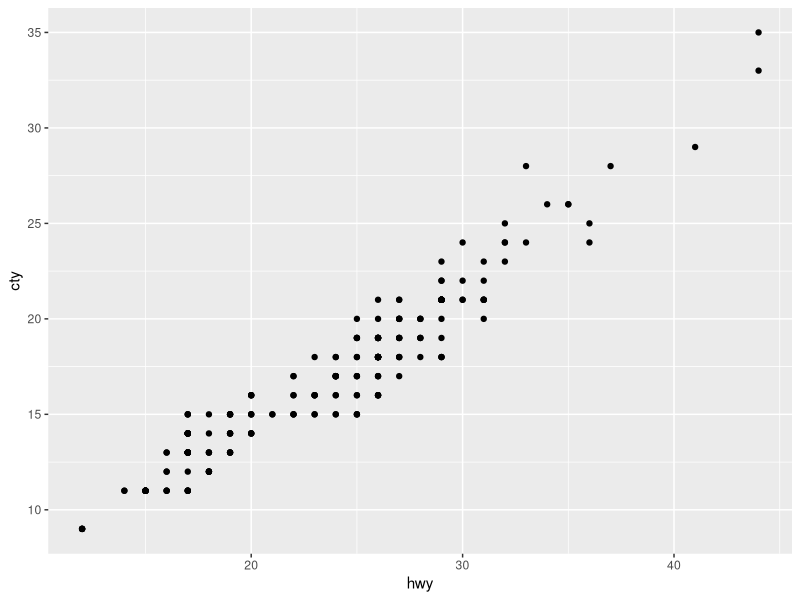
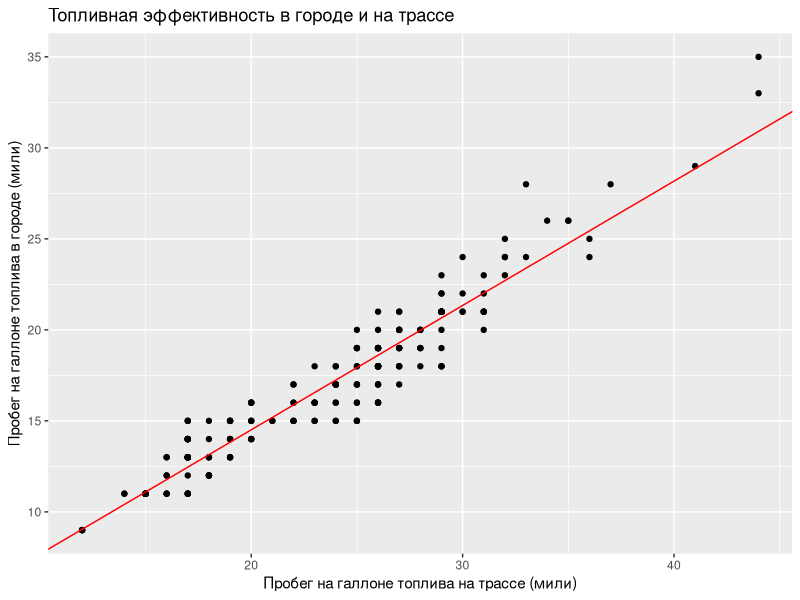
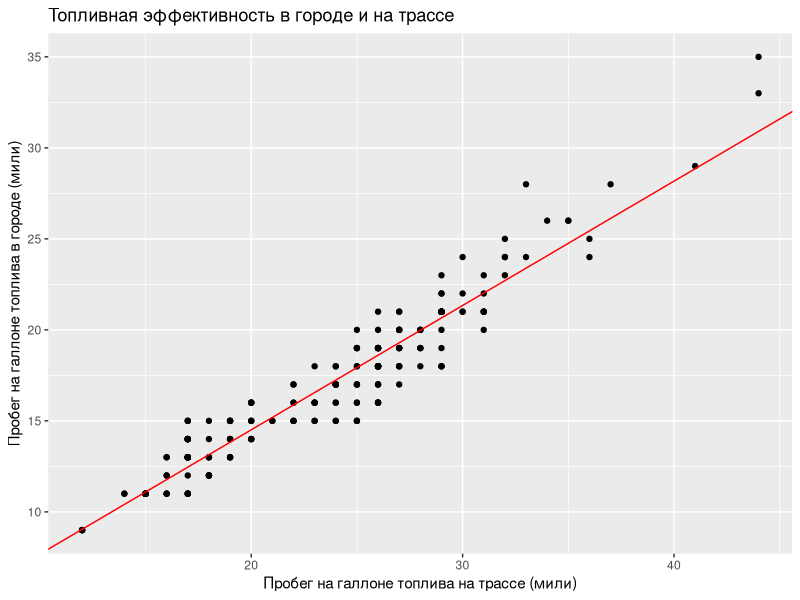

Reproduce these figures in R, in order.
# Пример скрипта R

# Скрипт содержит последовательность команд, необходимых для выполнения расчета.
# Команды скрипта можно выполнять построчно (кнопка Run или Ctrl-Enter), либо все сразу (кнопка
# или команда source). Результаты будут отображаться в консоли (текст) или
# отдельном окне (графики).

# Скрипты удобны для автоматизации повторяющихся расчетов, для которых важен
# только конечный результат, а интерактивное взаимодейстие с аналитиком в
# процессе расчета не требуется. 

# Если интерактивность важна, то удобнее пользоваться блокнотами Rmarkdown.


# Внимание! Перед запуском скрипта надо выбрать рабочую директорию.
# Рекомендуем использовать папку, в которой находится этот скрипт.
# В RStudio: Session>Set Working Directory>To Source File Location


# Загрузка пакетов
suppressMessages(library(tidyverse))

# Загрузка встроенного набора данных
data(mpg)

# Просмотр
head(mpg)

# Визуализация данных
qplot(x = hwy, y = cty, data = mpg)

# Расчет коэффициента корреляции
cor.test(~ cty + hwy, data = mpg) 

# Построение модели
m_cty <- lm(cty ~ hwy, data = mpg)

# Сводка по подели
summary(m_cty) 

# Получение коэффициентов модели
coef_m_cty <- coef(m_cty)

# Визуализация данных и тренда
qplot(x = hwy, y = cty, data = mpg) +
  geom_abline(intercept = coef_m_cty[1], 
              slope = coef_m_cty[2],
              colour = "red") +
  labs(title = "Топливная эффективность в городе и на трассе",
       y = "Пробег на галлоне топлива в городе (мили)",
       x = "Пробег на галлоне топлива на трассе (мили)") 

ggsave("example_plot.png")

print("Скрипт сработал, ура!")
